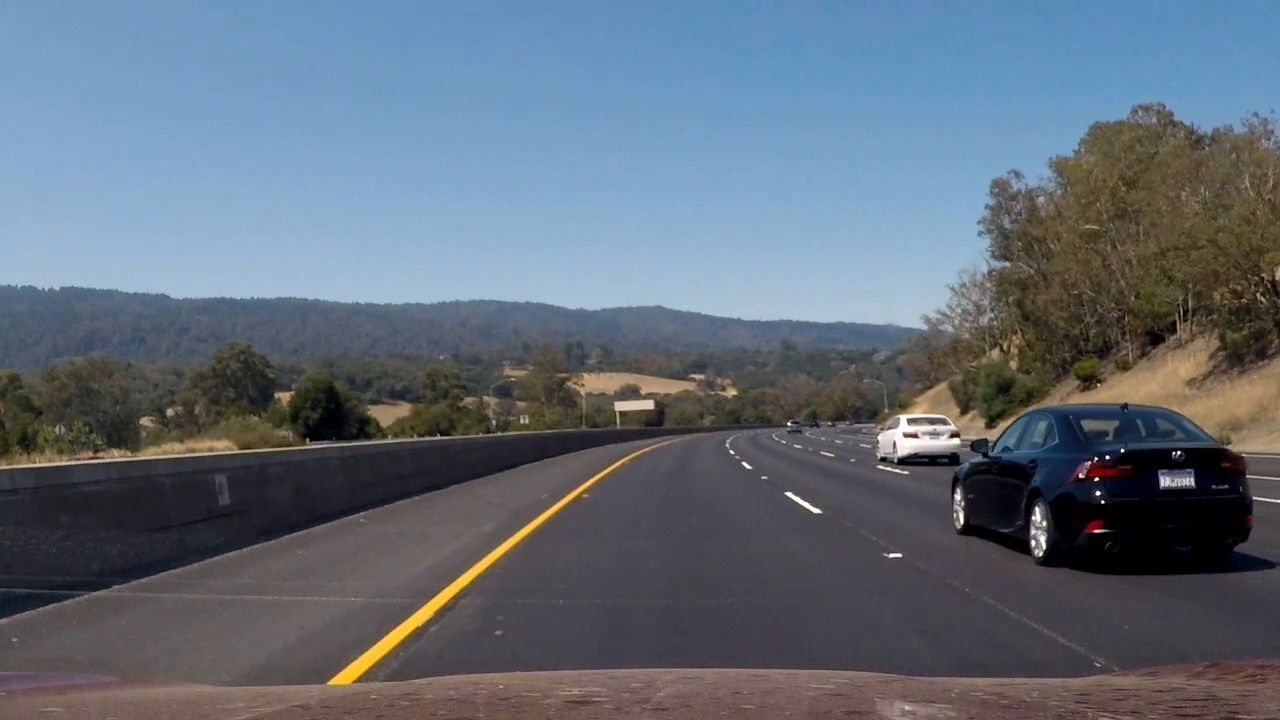
#> input picture P5-Vehicle-Detection/test_images/test10.jpg, 1280 x 720 px
$ jupyter execute --allow-errors Untitled.ipynb   (shell and % lines are left out)   (older library calls are emulated)
#> lines starting #> are read from the running program, lines starting #| are printed output that depends on the picture; after the words box and inside, x2 and y2 are one past the last pixel; in counts of white or black regions, pixels touching at a corner belong together
### P5-Vehicle-Detection/utils/utils.py
import numpy as np
import cv2
from skimage.feature import hog

def convert_color(img, conv='RGB2YCrCb'):
    if conv == 'RGB2YCrCb':
        return cv2.cvtColor(img, cv2.COLOR_RGB2YCrCb)
    if conv == 'BGR2YCrCb':
        return cv2.cvtColor(img, cv2.COLOR_BGR2YCrCb)
    if conv == 'RGB2LUV':
        return cv2.cvtColor(img, cv2.COLOR_RGB2LUV)
    if conv == 'BGR2LUV':
        return cv2.cvtColor(img, cv2.COLOR_BGR2LUV)
    if conv == 'RGB2HSV':
        return cv2.cvtColor(img, cv2.COLOR_RGB2HSV)
    if conv == 'BGR2HSV':
        return cv2.cvtColor(img, cv2.COLOR_BGR2HSV)
    if conv == 'BGR2RGB':
        return cv2.cvtColor(img, cv2.COLOR_BGR2RGB)
    if conv == 'RGB2BGR':
        return cv2.cvtColor(img, cv2.COLOR_RGB2BGR)
    if conv == 'BGR2HLS':
        return cv2.cvtColor(img, cv2.COLOR_BGR2HLS)
    if conv == 'RGB2HLS':
        return cv2.cvtColor(img, cv2.COLOR_RGB2HLS)
    if conv == 'BGR2YUV':
        return cv2.cvtColor(img, cv2.COLOR_BGR2YUV)
    if conv == 'RGB2YUV':
        return cv2.cvtColor(img, cv2.COLOR_RGB2YUV)

# [75 lines left out: functions get_hog_features, bin_spatial, color_hist, extract_features, not called in this run]


def slide_window(img, x_start_stop=[None, None], y_start_stop=[None, None], xy_window=(64, 64), xy_overlap=(0.5, 0.5)):
    # If x and/or y start/stop positions not defined, set to image size
    if x_start_stop[0] == None:
        x_start_stop[0] = 0
    if x_start_stop[1] == None:
        x_start_stop[1] = img.shape[1]
    if y_start_stop[0] == None:
        y_start_stop[0] = 0
    if y_start_stop[1] == None:
        y_start_stop[1] = img.shape[0]

    # Compute the span of the region to be searched
    xspan = x_start_stop[1] - x_start_stop[0]
    yspan = y_start_stop[1] - y_start_stop[0]

    # Compute the number of pixels per step in x/y
    nx_pix_per_step = np.int(xy_window[0]*(1 - xy_overlap[0]))
    ny_pix_per_step = np.int(xy_window[1]*(1 - xy_overlap[1]))

    # Compute the number of windows in x/y
    nx_buffer = np.int(xy_window[0]*(xy_overlap[0]))
    ny_buffer = np.int(xy_window[1]*(xy_overlap[1]))
    nx_windows = np.int((xspan-nx_buffer)/nx_pix_per_step)
    ny_windows = np.int((yspan-ny_buffer)/ny_pix_per_step)

    # Initialize a list to append window positions to
    window_list = []
    # Loop through finding x and y window positions
    # Note: you could vectorize this step, but in practice
    # you'll be considering windows one by one with your
    # classifier, so looping makes sense
    for ys in range(ny_windows):
        for xs in range(nx_windows):
            # Calculate window position
            startx = xs*nx_pix_per_step + x_start_stop[0]
            endx = startx + xy_window[0]
            starty = ys*ny_pix_per_step + y_start_stop[0]
            endy = starty + xy_window[1]

            # Append window position to list
            window_list.append(((startx, starty), (endx, endy)))
    # Return the list of windows
    return window_list


def draw_boxes(img, bboxes, color=(0, 0, 255), thick=6):
    '''
    Define a function to draw bounding boxes
    '''
    # Make a copy of the image
    imcopy = np.copy(img)
    # Iterate through the bounding boxes
    for bbox in bboxes:
        # Draw a rectangle given bbox coordinates
        cv2.rectangle(imcopy, bbox[0], bbox[1], color, thick)
    # Return the image copy with boxes drawn
    return imcopy


# [179 lines left out: functions single_img_features, search_windows, find_cars, add_heat, apply_threshold, draw_labeled_bboxes, not called in this run]

### P5-Vehicle-Detection/Untitled.ipynb
[cell 1]
import numpy as np
import cv2
import matplotlib.pyplot as plt
import matplotlib.image as mpimg
import glob
from sklearn.model_selection import train_test_split
from sklearn.preprocessing import StandardScaler
from sklearn.svm import LinearSVC
import os
import pickle
import time
from utils.utils import *

## Load data paths

#> (a cell that did not finish here is left out)

## Extract features for training and test

[cell 3]
### TODO: Tweak these parameters and see how the results change.
color_space = 'YCrCb' # Can be RGB, HSV, LUV, HLS, YUV, YCrCb
orient = 9  # HOG orientations
pix_per_cell = 8 # HOG pixels per cell
cell_per_block = 2 # HOG cells per block
hog_channel = "ALL" # Can be 0, 1, 2, or "ALL"
spatial_size = (16, 16) # Spatial binning dimensions
hist_bins = 16    # Number of histogram bins
spatial_feat = False # Spatial features on or off
hist_feat = True # Histogram features on or off
hog_feat = True # HOG features on or off

[cell 4]
sample_size = 500

# Get training data
#> (the rest of this cell did not finish here and is left out)

## Fit a per-column scaler

#> (a cell that did not finish here is left out)

## Train a classifier

[cell 6]
print('Using:',orient,'orientations',pix_per_cell,
    'pixels per cell and', cell_per_block,'cells per block')
#> (the rest of this cell did not finish here and is left out)

## Using PCA for dimensionality reduction

[cell 7]
from sklearn.decomposition import PCA
pca = PCA(n_components=1000)
#> (the rest of this cell did not finish here and is left out)

#> (a cell that did not finish here is left out)

[cell 9]
# Use a linear SVC
svc2 = LinearSVC()
# Check the training time for the SVC
t=time.time()
#> (the rest of this cell did not finish here and is left out)

## Tuning the classification model

[cell 10]
from sklearn import grid_search
parameters = {'loss':('hinge', 'squared_hinge'), 'C':[0.1, 1, 10]}
svr = LinearSVC()
#> (the rest of this cell did not finish here and is left out)

#> (a cell that did not finish here is left out)

## Saving classifier, scaler and PCA

#> (a cell that did not finish here is left out)

## Load pretrained classifier

#> (a cell that did not finish here is left out)

## Drawing searching windows

[cell 14]
def display_image(img):
    return convert_color(img,'BGR2RGB')

[cell 15]
x_start_stop = [50, None]
y_start_stop = [350, None] # Min and max in y to search in slide_window()


image = cv2.imread('./test_images/test10.jpg')
#> image is the input picture: shape (720, 1280, 3); mean B, G, R 119.9, 107.5, 96.8
draw_image = np.copy(image)

windows = slide_window(image, x_start_stop=[None, None], y_start_stop=[304,504],
                    xy_window=(80, 80), xy_overlap=(0.7, 0.7))
#> windows = 306 items
windows2 = slide_window(image, x_start_stop=[None, None], y_start_stop=[400,640],
                    xy_window=(120, 120), xy_overlap=(0.5, 0.5))
#> windows2 = 60 items
windows3 = slide_window(image, x_start_stop=[None, None], y_start_stop=[400,700],
                    xy_window=(150, 150), xy_overlap=(0.5, 0.5))
#> windows3 = 48 items
windows4 = slide_window(image, x_start_stop=[None, None], y_start_stop=[400,None],
                    xy_window=(220, 220), xy_overlap=(0.7, 0.7))
#> windows4 = 34 items

window_img = draw_boxes(draw_image, windows, color=(0, 0, 255), thick=6)
#> the loop in draw_boxes, `for bbox in bboxes:` made 306 passes
#> bbox on passes 1 to 3: ((0, 304), (80, 384)), ((24, 304), (104, 384)), ((48, 304), (128, 384))
window_img2 = draw_boxes(draw_image, windows2, color=(0, 0, 255), thick=6)
#> call 2 of draw_boxes, with color = (0, 0, 255), thick = 6
#> the loop in draw_boxes (call 2), `for bbox in bboxes:` made 60 passes
#> bbox on passes 1 to 12: ((0, 400), (120, 520)), ((60, 400), (180, 520)), ((120, 400), (240, 520)), ((180, 400), (300, 520)), ((240, 400), (360, 520)), ((300, 400), (420, 520)), ((360, 400), (480, 520)), ((420, 400), (540, 520)), ((480, 400), (600, 520)), ((540, 400), (660, 520)), ((600, 400), (720, 520)), ((660, 400), (780, 520))
#> after the loop in draw_boxes (call 2), `for bbox in bboxes:`:
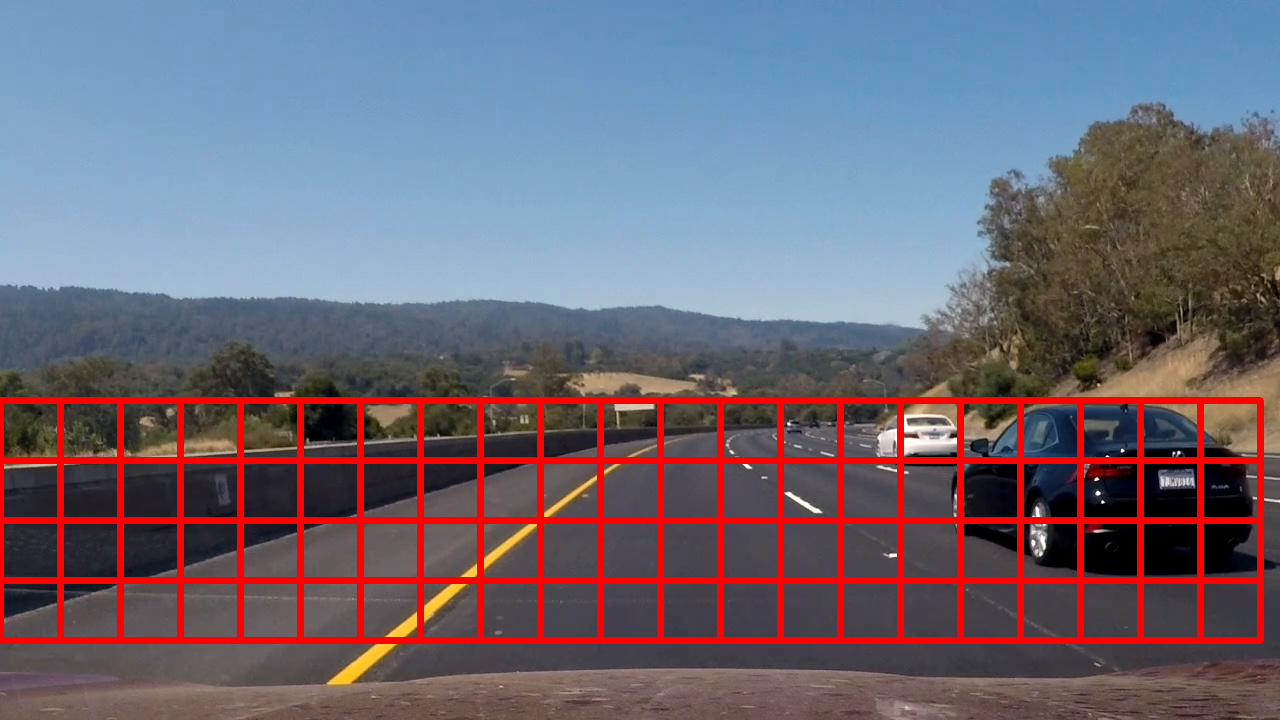
#> imcopy: shape (720, 1280, 3); 8.27% of pixels changed, all inside (x1, y1, x2, y2) = (0, 397, 1264, 644)
window_img3 = draw_boxes(draw_image, windows3, color=(0, 0, 255), thick=6)
#> call 3 of draw_boxes, with color = (0, 0, 255), thick = 6
#> the loop in draw_boxes (call 3), `for bbox in bboxes:` made 48 passes
#> bbox on passes 1 to 12: ((0, 400), (150, 550)), ((75, 400), (225, 550)), ((150, 400), (300, 550)), ((225, 400), (375, 550)), ((300, 400), (450, 550)), ((375, 400), (525, 550)), ((450, 400), (600, 550)), ((525, 400), (675, 550)), ((600, 400), (750, 550)), ((675, 400), (825, 550)), ((750, 400), (900, 550)), ((825, 400), (975, 550))
#> after the loop in draw_boxes (call 3), `for bbox in bboxes:`:
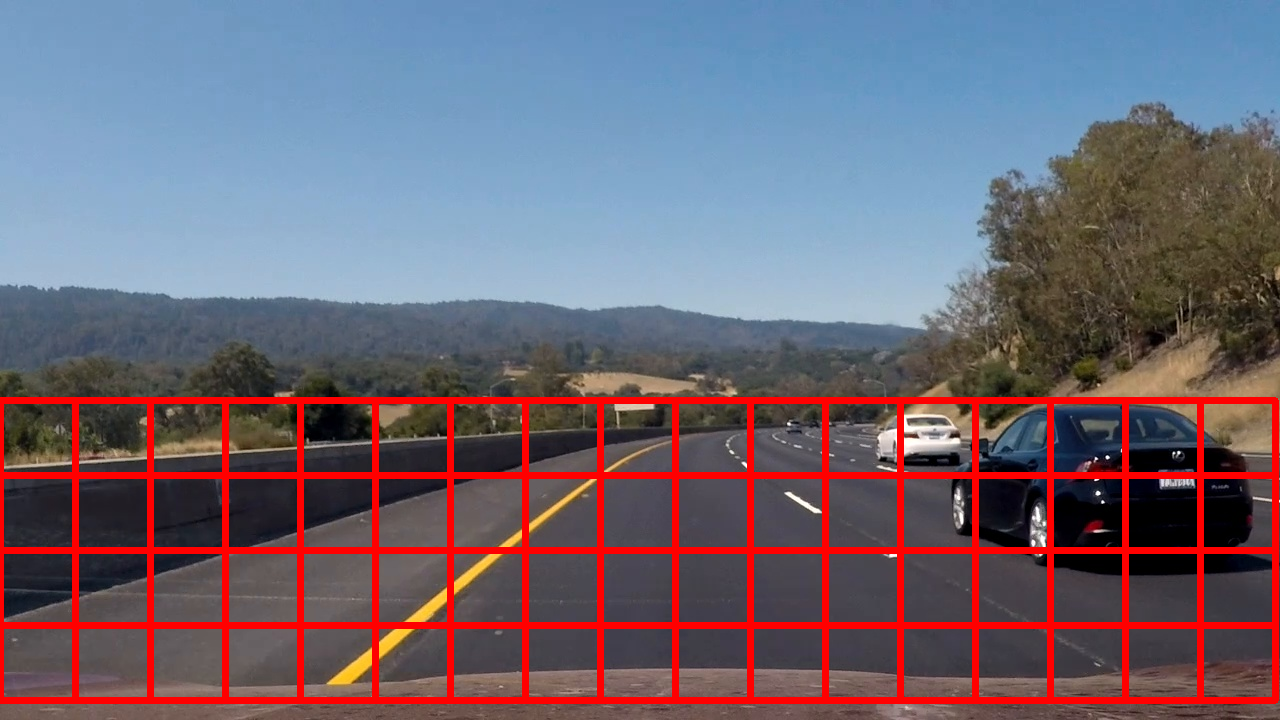
#> imcopy: shape (720, 1280, 3); 8.49% of pixels changed, all inside (x1, y1, x2, y2) = (0, 397, 1279, 704)
window_img4 = draw_boxes(draw_image, windows4, color=(0, 0, 255), thick=6)
#> call 4 of draw_boxes, with color = (0, 0, 255), thick = 6
#> the loop in draw_boxes (call 4), `for bbox in bboxes:` made 34 passes
#> bbox on passes 1 to 12: ((0, 400), (220, 620)), ((66, 400), (286, 620)), ((132, 400), (352, 620)), ((198, 400), (418, 620)), ((264, 400), (484, 620)), ((330, 400), (550, 620)), ((396, 400), (616, 620)), ((462, 400), (682, 620)), ((528, 400), (748, 620)), ((594, 400), (814, 620)), ((660, 400), (880, 620)), ((726, 400), (946, 620))
#> after the loop in draw_boxes (call 4), `for bbox in bboxes:`:
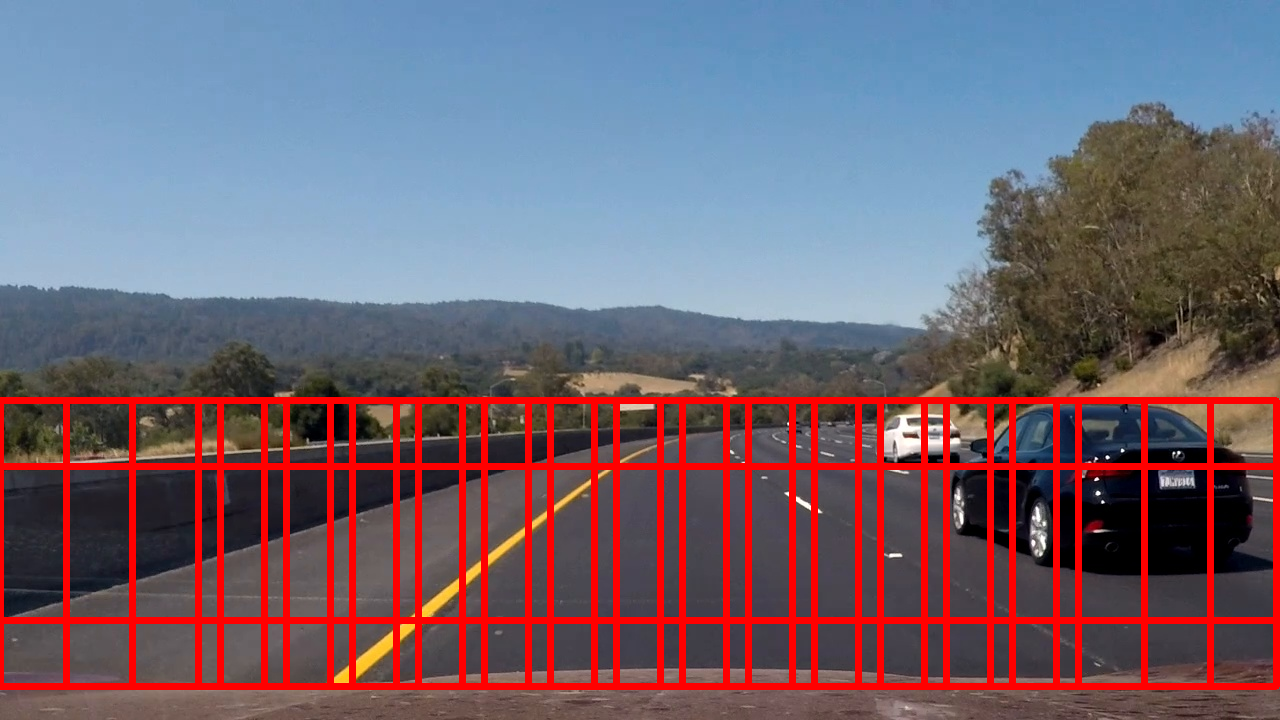
#> imcopy: shape (720, 1280, 3); 10.65% of pixels changed, all inside (x1, y1, x2, y2) = (0, 397, 1280, 690)

f, (ax1, ax2, ax3, ax4) = plt.subplots(1, 4, figsize=(20,10))
ax1.imshow(display_image(window_img))
ax1.set_title('Scale 1', fontsize=20)
ax2.imshow(display_image(window_img2))
ax2.set_title('Scale 1.5', fontsize=20)
ax3.imshow(display_image(window_img3))
ax3.set_title('Scale 2', fontsize=20)
ax4.imshow(display_image(window_img4))
ax4.set_title('Scale 2.5', fontsize=20)

all_windows = windows + windows2 + windows3 + windows4
#> all_windows = 448 items

[cell 16]
image = cv2.imread('./test_images/test3.jpg')
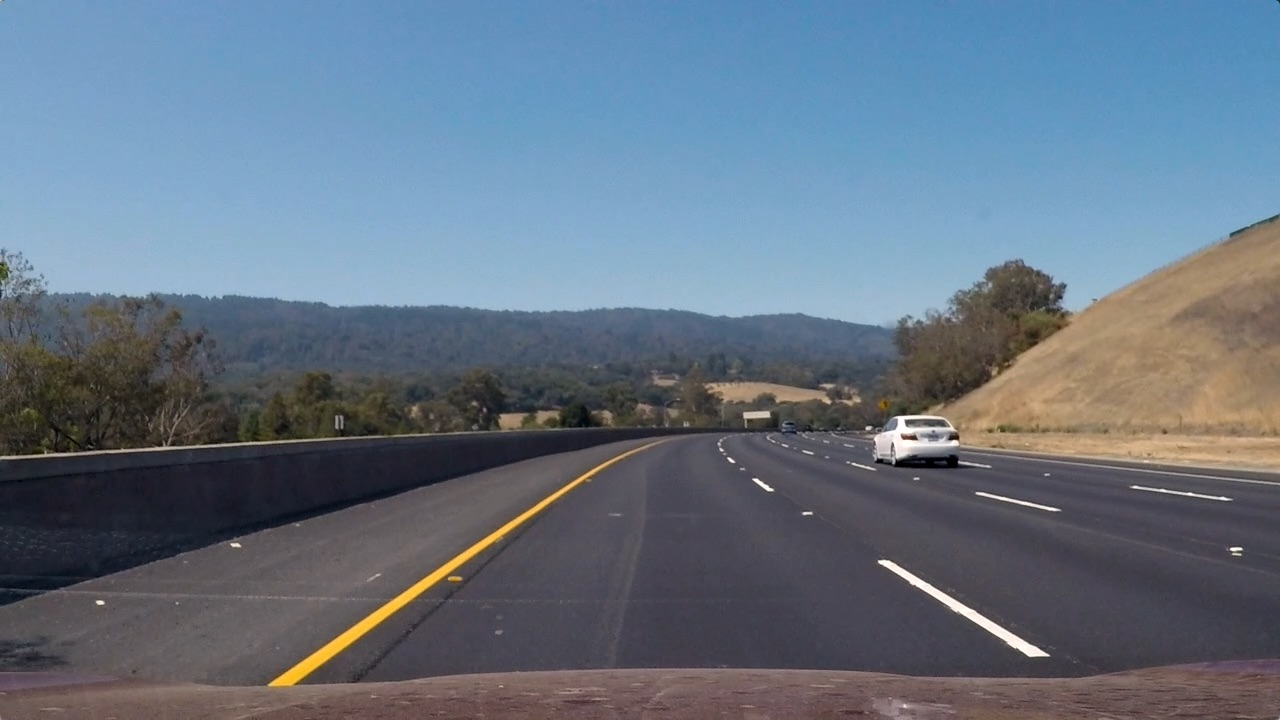
#> input picture P5-Vehicle-Detection/test_images/test3.jpg, 1280 x 720 px
#> image is the input picture: shape (720, 1280, 3); mean B, G, R 130.7, 115.3, 101.1
draw_image = np.copy(image)

#> (the rest of this cell did not finish here and is left out)
